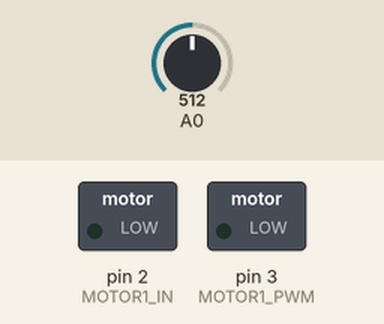
A sketch run on a simulated Arduino Uno, built with avr-gcc and run on an emulated ATmega328P. Shown: switched loads named in the sketch (green lamp = pin HIGH). The test bench sets the inputs (shaded band); at power-on: A0 = 512.

Above: at 1.2 s.
1.3 s: A0 set to 716
At 2.8 s:
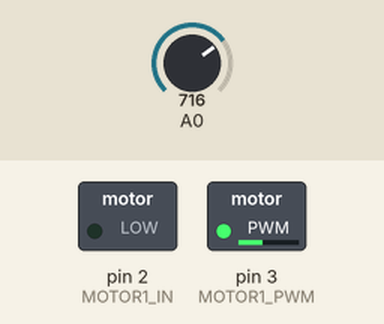
4.3 s: A0 set to 1023
At 6.0 s:
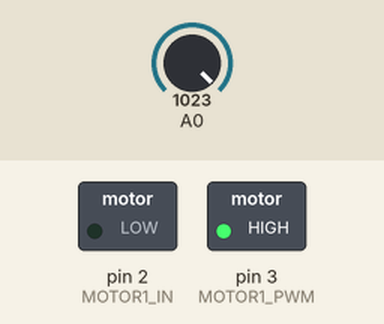
7.3 s: A0 set to 306
At 9.9 s:
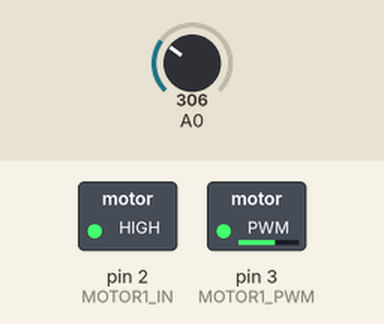
10.3 s: A0 set to 122
At 11.5 s:
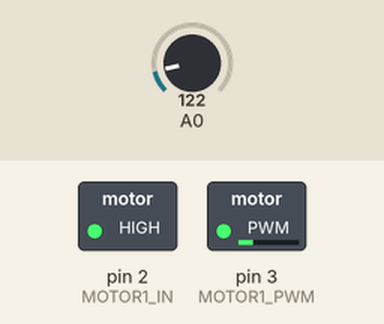
13.3 s: A0 set to 0
At 14.9 s:
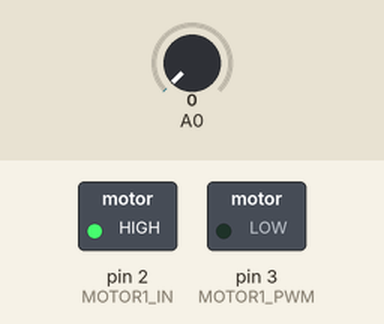
Timing chart, 0 to 16.4 s (numbered marks = the images above; inputs shaded):
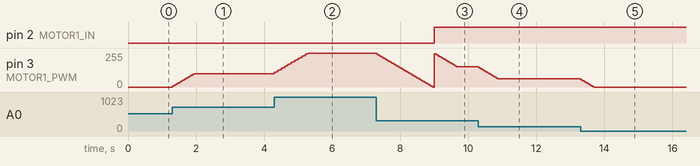

The sketch:

smooth.ino
```cpp
#define MOTOR1_IN 2
#define MOTOR1_PWM 3
#define JOY_DEADZONE 10 // "мёртвая зона" джойстика

int step = 15; // шаг изменения скорости
int joyMiddle;

void setup() {
  pinMode(MOTOR1_IN, OUTPUT);
  pinMode(MOTOR1_PWM, OUTPUT);

  // калибруем ноль джойстика при запуске
  // у китайских он бывает диапазоне 400-600
  joyMiddle = analogRead(0);
}

void loop() {
  smoothControl(analogRead(0));   // плавное управление
}

void smoothControl(int speed) {
  static uint32_t tmr = 0;
  static int lastSpeed = 512; // начальное значение

  if (millis() - tmr >= 50) {  // каждые 50 мс
    tmr = millis();
    // если разница текущей и установленной больше шага изменения
    if (abs(lastSpeed - speed) > step) {
      lastSpeed += (lastSpeed < speed) ? step : -step;  // прибавлем или вычитаем
    } else {  // иначе
      lastSpeed = speed;  // новая скорость равна заданной
    }
    motorControl(lastSpeed, MOTOR1_IN, MOTOR1_PWM);
  }
}

// принимает знач. 0-1023, пин IN и PWM
void motorControl(int val, byte pinIN, byte pinPWM) {
  // вперёд - значение больше середины
  if (val > joyMiddle + JOY_DEADZONE) {
    val = map(val, joyMiddle, 1023, 0, 255);
    analogWrite(pinPWM, val);
    digitalWrite(pinIN, 0);

    // назад - значение меньше середины
  } else if (val < joyMiddle - JOY_DEADZONE) {
    val = map(val, joyMiddle, 0, 255, 0);
    analogWrite(pinPWM, val);
    digitalWrite(pinIN, 1);

    // стоп - мы в мёртвой зоне
  } else {
    digitalWrite(pinIN, 0);
    digitalWrite(pinPWM, 0);
  }
}
```

Measured:
- after the input at 1.3 s, pin 3 (MOTOR1_PWM): moves from 0/255 to 101/255 over 0.65 s, starting at once
- after the input at 4.3 s, pin 3 (MOTOR1_PWM): moves from 101/255 to 255/255 over 1.0 s, starting at once
- after the input at 7.3 s, pin 2 (MOTOR1_IN): LOW → HIGH after 1.7 s
- after the input at 10.3 s, pin 3 (MOTOR1_PWM): moves from 153/255 to 61/255 over 0.60 s, starting at once
- after the input at 13.3 s, pin 3 (MOTOR1_PWM): moves from 61/255 to 0/255 over 0.40 s, starting at once
